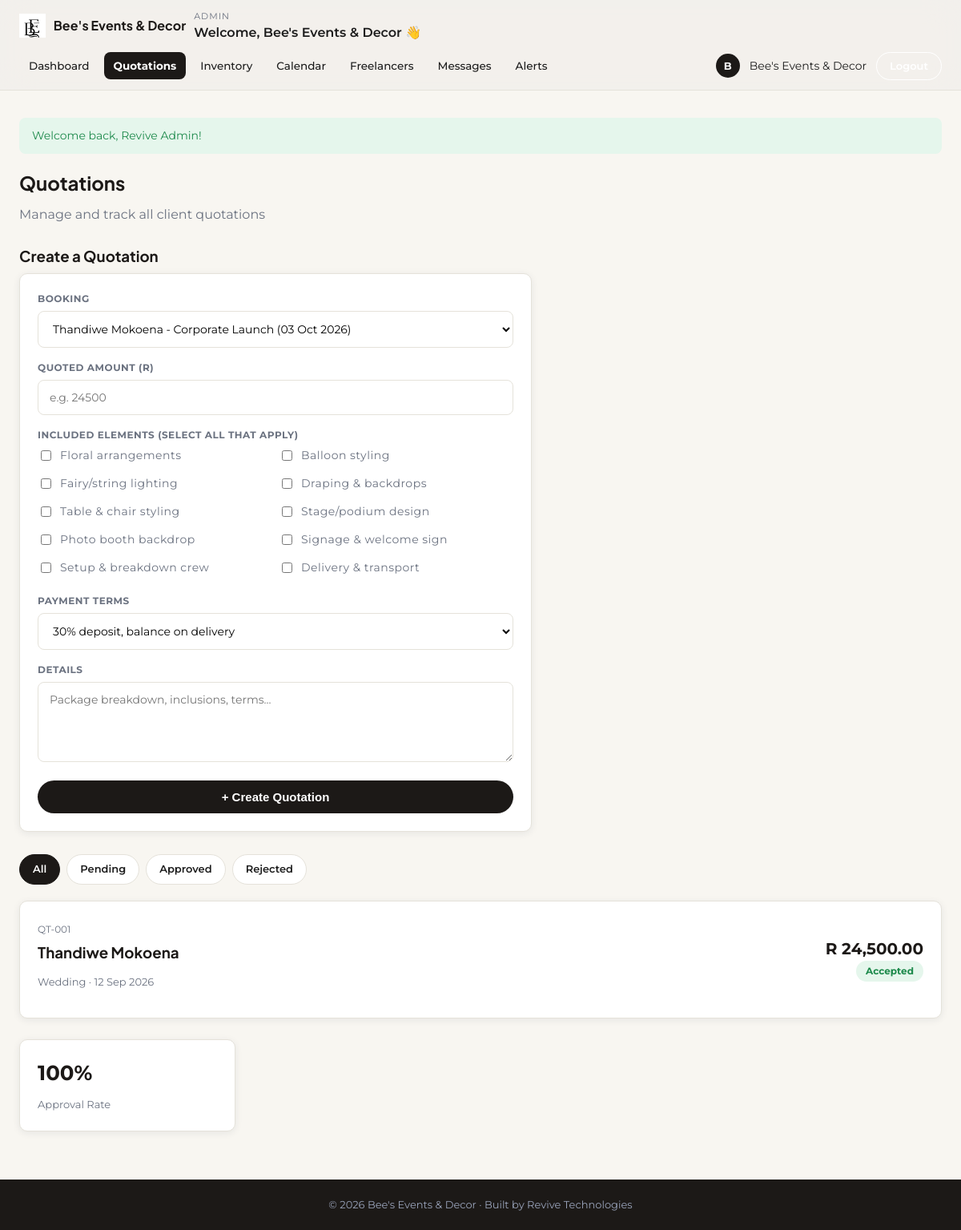
Screenshot of /admin/quotations.php (signed in) with the database file from the repository.
### tables this page shows
CREATE TABLE quotations (
    quote_id    INT AUTO_INCREMENT PRIMARY KEY,
    booking_id  INT NOT NULL,
    client_id   INT NOT NULL,
    amount      DECIMAL(10,2) NOT NULL DEFAULT 0.00,
    details     TEXT,
    status      ENUM('sent','accepted','rejected') NOT NULL DEFAULT 'sent',
    created_at  DATETIME NOT NULL DEFAULT CURRENT_TIMESTAMP,
    FOREIGN KEY (booking_id) REFERENCES bookings(booking_id) ON DELETE CASCADE,
    FOREIGN KEY (client_id) REFERENCES users(user_id) ON DELETE CASCADE
);

CREATE TABLE users (
    user_id     INT AUTO_INCREMENT PRIMARY KEY,
    full_name   VARCHAR(120)  NOT NULL,
    email       VARCHAR(150)  NOT NULL UNIQUE,
    phone       VARCHAR(30)   DEFAULT NULL,
    password    VARCHAR(255)  NOT NULL,            
    role        ENUM('client','freelancer','admin') NOT NULL DEFAULT 'client',
    status      ENUM('active','suspended')  NOT NULL DEFAULT 'active',
    created_at  DATETIME NOT NULL DEFAULT CURRENT_TIMESTAMP
);

CREATE TABLE bookings (
    booking_id    INT AUTO_INCREMENT PRIMARY KEY,
    client_id     INT NOT NULL,
    freelancer_id INT DEFAULT NULL,                 
    event_type    VARCHAR(120) NOT NULL,            
    event_date    DATE NOT NULL,
    venue         VARCHAR(200) DEFAULT NULL,
    guest_count   INT DEFAULT NULL,
    notes         TEXT,
    status        ENUM('pending','quoted','confirmed','completed','cancelled') NOT NULL DEFAULT 'pending',
    created_at    DATETIME NOT NULL DEFAULT CURRENT_TIMESTAMP,
    FOREIGN KEY (client_id) REFERENCES users(user_id) ON DELETE CASCADE,
    FOREIGN KEY (freelancer_id) REFERENCES freelancers(freelancer_id) ON DELETE SET NULL
);

### includes/functions.php (called while the page is built, shortened)
<?php
function h($string) {
    return htmlspecialchars($string ?? '', ENT_QUOTES, 'UTF-8');
}
function rand_format($amount) {
    return 'R ' . number_format((float)$amount, 2);
}
function nice_date($date) {
    return date('d M Y', strtotime($date));
}

### admin/quotations.php (the view, shortened to what this page needs)
<?php
require_once '../includes/functions.php';
require_once '../includes/auth_check.php';
$filter = $_GET['filter'] ?? 'all';
$where  = '';
$quotations = $pdo->query(
    "SELECT q.*, u.full_name AS client_name, b.event_type, b.event_date
     FROM quotations q
     JOIN users u ON q.client_id = u.user_id
     JOIN bookings b ON q.booking_id = b.booking_id
     {$where}
     ORDER BY q.created_at DESC"
)->fetchAll();
$total_count    = $pdo->query("SELECT COUNT(*) FROM quotations")->fetchColumn();
$approved_count = $pdo->query("SELECT COUNT(*) FROM quotations WHERE status='accepted'")->fetchColumn();
$approval_rate  = $total_count ? round($approved_count / $total_count * 100) : 0;
$unquoted = $pdo->query(
    "SELECT b.*, u.full_name AS client_name FROM bookings b JOIN users u ON b.client_id = u.user_id
     WHERE b.status = 'pending' ORDER BY b.created_at DESC"
)->fetchAll();
include '../includes/header_dashboard.php';
?>
<div class="page-head">
    <div><h2>Quotations</h2><p>Manage and track all client quotations</p></div>
</div>
<?php if (!empty($unquoted)): ?>
<h3>Create a Quotation</h3>
<div class="card" style="max-width:640px;margin-bottom:28px;">
    <form method="POST" action="quotations.php">
        <div class="field">
            <label>Booking</label>
            <select name="booking_id" required>
                <?php foreach ($unquoted as $b): ?>
                    <option value="<?php echo (int)$b['booking_id']; ?>">
                        <?php echo h($b['client_name']); ?> - <?php echo h($b['event_type']); ?> (<?php echo nice_date($b['event_date']); ?>)
                    </option>
                <?php endforeach; ?>
            </select>
        </div>
        <div class="field"><label>Quoted Amount (R)</label><input type="number" step="0.01" name="amount" placeholder="e.g. 24500" required></div>
        <div class="field">
            <label>Included Elements (select all that apply)</label>
            <div class="grid grid-2" style="gap:8px;">
                <?php
                $q_elements = ['Floral arrangements', 'Balloon styling', 'Fairy/string lighting', 'Draping & backdrops', 'Table & chair styling', 'Stage/podium design', 'Photo booth backdrop', 'Signage & welcome sign', 'Setup & breakdown crew', 'Delivery & transport'];
                foreach ($q_elements as $qe):
                ?>
                <label style="display:flex;align-items:center;gap:8px;font-weight:400;text-transform:none;font-size:14px;">
                    <input type="checkbox" name="elements[]" value="<?php echo h($qe); ?>"> <?php echo h($qe); ?>
                </label>
                <?php endforeach; ?>
            </div>
        </div>
        <div class="field"><label>Payment Terms</label>
            <select name="payment_terms">
                <option value="30% deposit, balance on delivery">30% deposit, balance on delivery</option>
            </select>
        </div>
        <div class="field"><label>Details</label><textarea name="details" placeholder="Package breakdown, inclusions, terms..."></textarea></div>
        <button type="submit" class="btn btn-primary btn-block">+ Create Quotation</button>
    </form>
</div>
<?php endif; ?>
<div class="tab-filter">
    <a href="?filter=all" class="<?php echo $filter === 'all' ? 'active' : ''; ?>">All</a>
    <a href="?filter=pending" class="<?php echo $filter === 'pending' ? 'active' : ''; ?>">Pending</a>
    <a href="?filter=approved" class="<?php echo $filter === 'approved' ? 'active' : ''; ?>">Approved</a>
    <a href="?filter=rejected" class="<?php echo $filter === 'rejected' ? 'active' : ''; ?>">Rejected</a>
</div>
<?php if (empty($quotations)): ?>
    <div class="card empty-state">No quotations found for this filter.</div>
<?php else: foreach ($quotations as $q): ?>
    <div class="card" style="display:flex;justify-content:space-between;align-items:center;margin-bottom:12px;flex-wrap:wrap;gap:10px;">
        <div>
            <span style="font-size:12px;color:var(--text-muted);">QT-<?php echo str_pad($q['quote_id'],3,'0',STR_PAD_LEFT); ?></span>
            <h3 style="margin:4px 0;"><?php echo h($q['client_name']); ?></h3>
            <p style="color:var(--text-muted);font-size:13px;"><?php echo h($q['event_type']); ?> &middot; <?php echo nice_date($q['event_date']); ?></p>
        </div>
        <div style="text-align:right;">
            <div style="font-size:20px;font-weight:700;color:var(--navy);"><?php echo rand_format($q['amount']); ?></div>
            <span class="pill pill-<?php echo $q['status'] === 'sent' ? 'pending' : $q['status']; ?>">
                <?php echo $q['status'] === 'sent' ? 'Pending' : ucfirst($q['status']); ?>
            </span>
        </div>
    </div>
<?php endforeach; endif; ?>
<div class="grid grid-4" style="margin-top:26px;">
    <div class="card stat-card"><div class="num"><?php echo $approval_rate; ?>%</div><div class="label">Approval Rate</div></div>
</div>
<?php include '../includes/footer_dashboard.php'; ?>

### assets/css/style.css (style rules this page uses)
:root { --font-heading: 'Plus Jakarta Sans', 'Segoe UI', Arial, sans-serif; --font-body: 'Montserrat', 'Segoe UI', Arial, sans-serif; --font-script: 'Playball', cursive; --navy: #1c1917; --navy-light: #2a2522; --gold: #a6a09b; --gold-light: #cbc5be; --cream: #f8f6f1; --text-dark: #1c1c1c; --text-muted: #6b7280; --border: #e5e2da; --success: #1e8a4c; --success-bg: #e5f6ec; --warning: #b5850a; --warning-bg: #fdf3d9; --danger: #c23b3b; --danger-bg: #fbe6e6; --info: #2563a8; --info-bg: #e6f0fb; --radius: 10px; --shadow: 0 2px 10px rgba(22, 35, 63, 0.08); }
* { box-sizing: border-box; }
body { margin: 0; font-family: var(--font-body); background: var(--cream); color: var(--text-dark); line-height: 1.5; min-height: 100vh; display: flex; flex-direction: column; }
h1, h2, h3, h4 { font-family: var(--font-heading); margin: 0 0 .4em 0; color: var(--navy); }
a { color: inherit; text-decoration: none; }
.btn { display: inline-block; padding: 12px 24px; border-radius: 999px; border: none; font-size: 15px; font-weight: 600; cursor: pointer; text-align: center; transition: transform .15s ease, opacity .15s ease; }
.btn-primary { background: var(--navy); color: #fff; }
.btn-block { display: block; width: 100%; }
.grid { display: grid; gap: 24px; }
.grid-2 { grid-template-columns: repeat(2, 1fr); }
.grid-4 { grid-template-columns: repeat(4, 1fr); }
.card { background: #fff; border: 1px solid var(--border); border-radius: var(--radius); box-shadow: var(--shadow); padding: 22px; }
label { display: block; font-size: 12px; font-weight: 700; letter-spacing: .5px; text-transform: uppercase; color: var(--text-muted); margin-bottom: 6px; }
input[type=text], input[type=email], input[type=password], input[type=tel], input[type=date], input[type=number], textarea, select { width: 100%; padding: 12px 14px; border-radius: 8px; border: 1px solid var(--border); background: #fff; font-size: 14px; font-family: inherit; }
textarea { resize: vertical; min-height: 100px; }
.field { margin-bottom: 16px; }
.page-head { display: flex; justify-content: space-between; align-items: flex-start; margin-bottom: 26px; flex-wrap: wrap; gap: 14px; }
.page-head p { color: var(--text-muted); margin: 4px 0 0 0; }
.stat-card { display: flex; flex-direction: column; gap: 10px; }
.stat-card .num { font-size: 26px; font-weight: 700; color: var(--navy); }
.stat-card .label { color: var(--text-muted); font-size: 13px; }
.pill { display: inline-block; padding: 4px 12px; border-radius: 999px; font-size: 12px; font-weight: 700; }
.pill-confirmed, .pill-accepted, .pill-approved, .pill-active, .pill-paid, .pill-completed { background: var(--success-bg); color: var(--success); }
.tab-filter { display: flex; gap: 8px; margin-bottom: 20px; flex-wrap: wrap; }
.tab-filter a { padding: 8px 16px; border-radius: 999px; background: #fff; border: 1px solid var(--border); font-size: 13px; font-weight: 600; color: var(--text-dark); }
.tab-filter a.active { background: var(--navy); color: #fff; border-color: var(--navy); }

### rows the page displays
quotations: quote_id "001", client.full_name "Thandiwe Mokoena", booking.event_type "Wedding", booking.event_date "12 Sep 2026", amount "R 24,500.00", status "Accepted"

### other values shown
$portal_labels[$dash_role] "ADMIN"
$item['label'] "Dashboard"
$item['label'] "Quotations"
$item['label'] "Inventory"
$item['label'] "Calendar"
$item['label'] "Freelancers"
$item['label'] "Messages"
$item['label'] "Alerts"
substr($display_name, 0, 1) "B"
$display_name "Bee's Events & Decor"
$flash['message'] "Welcome back, Revive Admin!"
$qe "Floral arrangements"
$qe "Balloon styling"
$qe "Fairy/string lighting"
$qe "Draping & backdrops"
